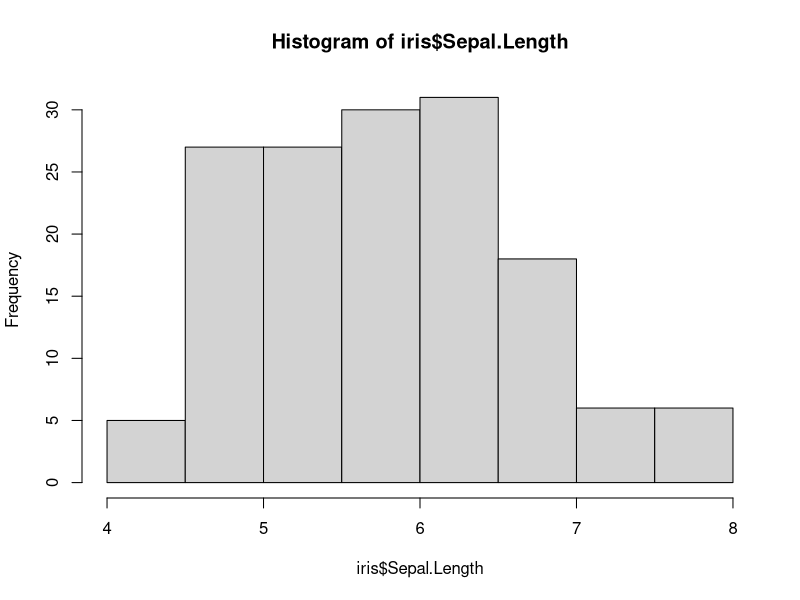
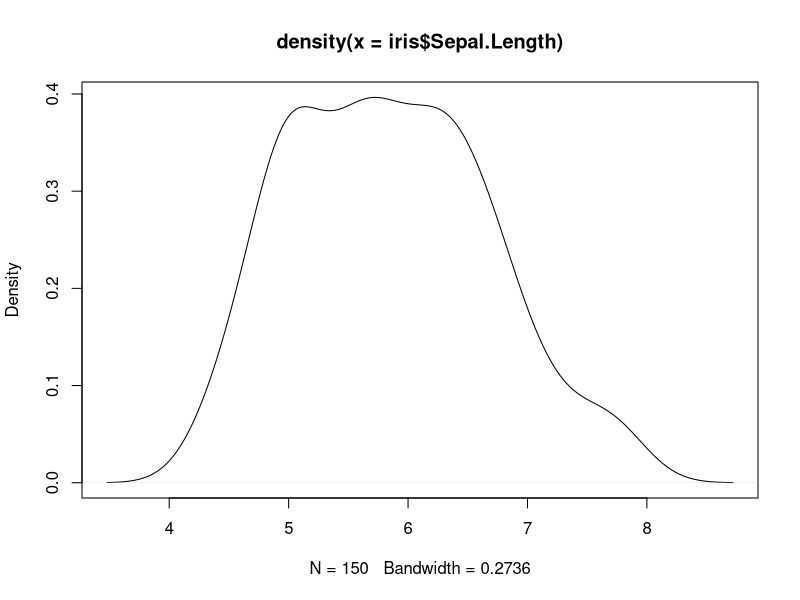
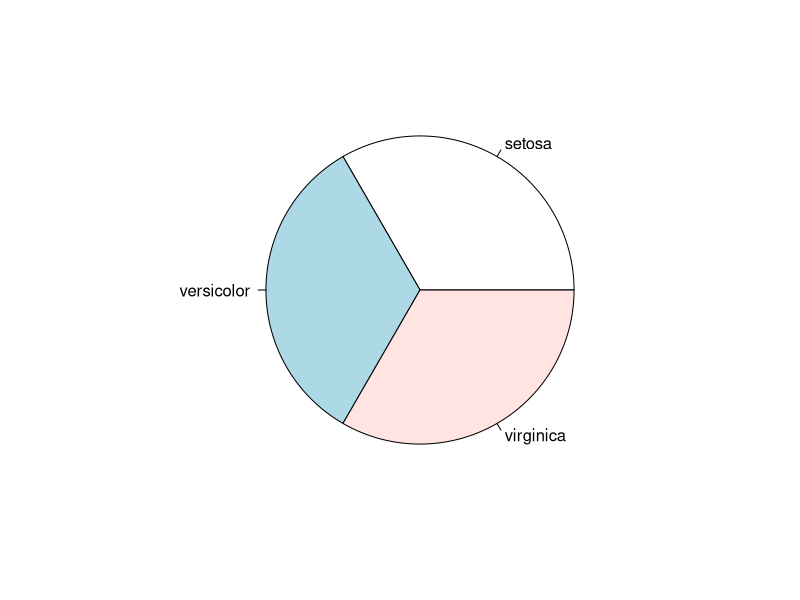

Write the R code that produced these figures, in order.
# iris from the datasets package -> https://en.wikipedia.org/wiki/Iris_flower_data_set

# reveal number of observations and variables in two different ways
str(iris)
#'data.frame':	150 obs. of  5 variables:
#  $ Sepal.Length: num  5.1 4.9 4.7 4.6 5 5.4 4.6 5 4.4 4.9 ...
#$ Sepal.Width : num  3.5 3 3.2 3.1 3.6 3.9 3.4 3.4 2.9 3.1 ...
#$ Petal.Length: num  1.4 1.4 1.3 1.5 1.4 1.7 1.4 1.5 1.4 1.5 ...
#$ Petal.Width : num  0.2 0.2 0.2 0.2 0.2 0.4 0.3 0.2 0.2 0.1 ...
#$ Species     : Factor w/ 3 levels "setosa","versicolor",..: 1 1 1 1 1 1 1 1 1 1 ...


dim(iris)
# [1] 150   5

# show first and last observations in the iris data set
head(iris)
#     Sepal.Length Sepal.Width Petal.Length Petal.Width Species
#1          5.1         3.5          1.4         0.2    setosa
#2          4.9         3.0          1.4         0.2    setosa
#3          4.7         3.2          1.3         0.2    setosa
#4          4.6         3.1          1.5         0.2    setosa
#5          5.0         3.6          1.4         0.2    setosa
#6          5.4         3.9          1.7         0.4    setosa


tail(iris)

# show first five observations in the iris data set
iris[1:5,]
#Sepal.Length Sepal.Width Petal.Length Petal.Width Species
#1          5.1         3.5          1.4         0.2  setosa
#2          4.9         3.0          1.4         0.2  setosa
#3          4.7         3.2          1.3         0.2  setosa
#4          4.6         3.1          1.5         0.2  setosa
#5          5.0         3.6          1.4         0.2  setosa

# summarize the iris data set
summary(iris)

# show feature names
names(iris)
#[1] "Sepal.Length" "Sepal.Width"  "Petal.Length" "Petal.Width"  "Species"

# show iris attributes
attributes(iris)
#$names
#$row.names
#$class

quantile(iris$Sepal.Length)
# 0%  25%  50%  75% 100% 
# 4.3  5.1  5.8  6.4  7.9 

quantile(iris$Sepal.Length, c(.1, .3, .65))
# 10%  30%  65% 
# 4.80 5.27 6.20 

# variance
var(iris$Sepal.Length)
# [1] 0.6856935

# histogram
hist(iris$Sepal.Length)

# density
# In probability theory, a probability density function (pdf), 
# or density of a continuous random variable, is a function that describes 
# the relative likelihood for this random variable to take on a given value.
# e.g. the probability that sepal length is seven is about 15%
plot(density(iris$Sepal.Length))

# frequency
table(iris$Species)
#setosa versicolor  virginica 
#50         50         50

# visualizing species frequency
pie(table(iris$Species))



